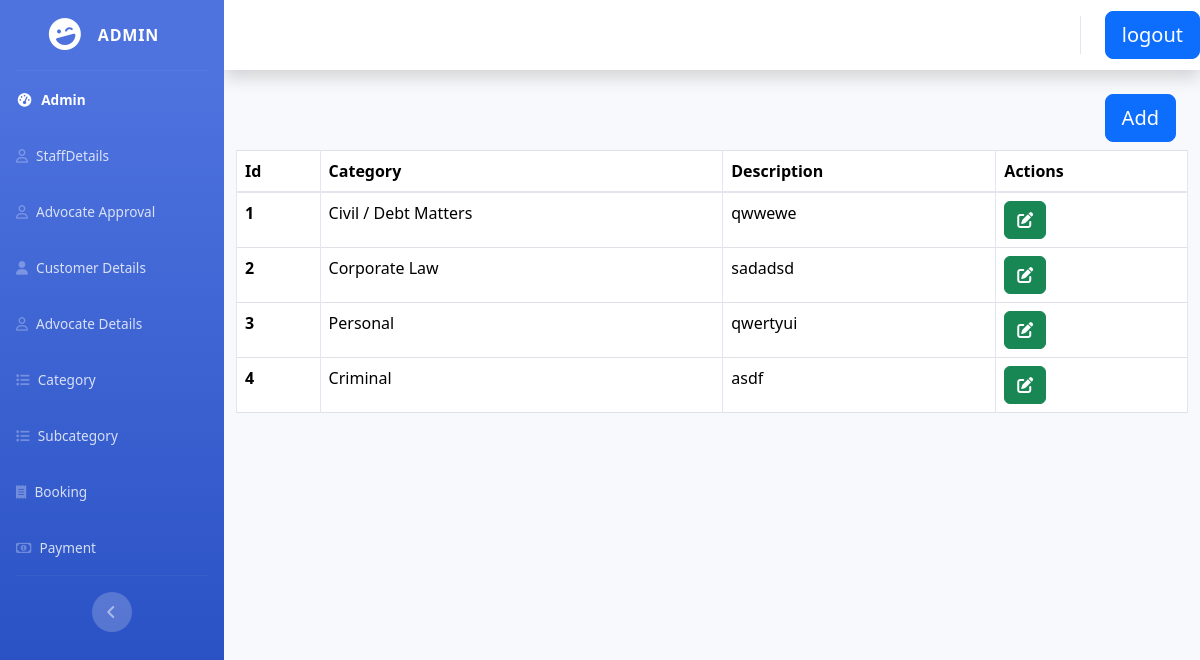
Page /dash/catetbl/ (signed in) on the committed database.
### customer/models.py (models this page shows)
class DemoUser(AbstractUser):
    is_advocate = models.BooleanField(default=False)

### ad_detil/models.py (models this page shows, shortened)
class Tbl_cat(models.Model):
    Cat_name = models.CharField(max_length=20)
    Cat_desc = models.CharField(max_length=100)

### ad_detil/views.py (the view)
# urls.py: path('catetbl/', views.catetbl,name='catetbl'),
@login_required(login_url='login')
def catetbl(requset):
    cat = Tbl_cat.objects.all()
    return render(requset, 'dash/catetbl.html',{'category':cat})

### templates/dash/catetbl.html (shortened to what this page needs)
{% extends 'dash/base.html' %}
{% block content %}
<link href="https://cdn.jsdelivr.net/npm/bootstrap@5.3.2/dist/css/bootstrap.min.css" rel="stylesheet">
<div class="me-4">
<a href="{% url 'category' %}"><button type="button" class="btn btn-primary btn-lg float-right  ">Add</button></a>
</div><br>
<div class="container">
  <div class="row">
    <div class="col-12">
      <table class="table table-bordered">
        <thead>
          <tr>
            <th scope="col">Id</th>
            <th scope="col">Category</th>
            <th scope="col">Description</th>
            <th scope="col">Actions</th>
          </tr>
        </thead>
        <tbody>
          {% for i in category %}
          <tr>
            <th scope="row">{{forloop.counter}}</th>
            <td>{{i.Cat_name}}</td>
            <td>{{i.Cat_desc}}</td>
            <td>
              <a href="{% url 'update' i.id %}"><button type="button" class="btn btn-success"><i class="fas fa-edit"></i></button></a>
            </td>
          </tr>
 {% endfor %}
        </tbody>
      </table>
    </div>
  </div>
</div>
{% endblock %}

### templates/dash/base.html (shortened to what this page needs)
{% load static %}
<!DOCTYPE html>
<html lang="en">
<head>
        <link href="{% static 'vendor/fontawesome-free/css/all.min.css'%}" rel="stylesheet" type="text/css">
    <link href="{% static 'css/sb-admin-2.min.css'%}" rel="stylesheet">
</head>
<body>
    <div id="wrapper">
        <ul class="navbar-nav bg-gradient-primary sidebar sidebar-dark accordion" id="accordionSidebar">
            <a class="sidebar-brand d-flex align-items-center justify-content-center" href="{% url 'dash' %}">
                <div class="sidebar-brand-icon rotate-n-15">
                    <i class="fas fa-laugh-wink"></i>
                </div>
                {% if request.user.is_superuser %}
                <div class="sidebar-brand-text mx-3">Admin</div>
                {% elif request.user.is_staff %}
                <div class="sidebar-brand-text mx-3">Staff</div>
                {% elif request.user.is_advocate %}
                <div class="sidebar-brand-text mx-3">Advocate</div>
                {% endif %}
            </a>
            <hr class="sidebar-divider my-0">
            <li class="nav-item active">
                <a class="nav-link" href="#">
                    <i class="fas fa-fw fa-tachometer-alt"></i>
                    <span>{{ user.first_name }}</span></a>
            </li>
        {% if request.user.is_authenticated %}
            {% if request.user.is_superuser %}
            <li class="nav-item">
                <a class="nav-link collapsed" href="{% url 'stafftbl' %}"  data-target="#collapseTwo"
                    aria-expanded="true" aria-controls="collapseTwo">
                      <i class="fa-regular fa-user"></i>
                    <span>StaffDetails</span>
                </a>
            </li>
            <li class="nav-item">
                <a class="nav-link collapsed" href="{% url 'adview' %}"  data-target="#collapseTwo"
                    aria-expanded="true" aria-controls="collapseTwo">
                      <i class="fa-regular fa-user"></i>
                    <span>Advocate Approval</span>
                </a>
            </li>
              <li class="nav-item">
                <a class="nav-link collapsed" href="{% url 'custtbl' %}"  data-target="#collapseTwo"
                    aria-expanded="true" aria-controls="collapseTwo">
                    <i class="fa-solid fa-user"></i>
                    <span>Customer Details</span>
                </a>
            </li>
                <li class="nav-item">
                <a class="nav-link collapsed" href="{% url 'advtbl' %}"  data-target="#collapseTwo"
                    aria-expanded="true" aria-controls="collapseTwo">
                   <i class="fa-regular fa-user"></i>
                    <span>Advocate Details</span>
                </a>
            </li>
            <li class="nav-item">
                <a class="nav-link collapsed" href="{% url 'catetbl' %}"  data-target="#collapseTwo"
                    aria-expanded="true" aria-controls="collapseTwo">
                    <i class="fa-solid fa-list"></i>
                    <span>Category</span>
                </a>
            </li>
             <li class="nav-item">
                <a class="nav-link collapsed" href="{% url 'subtbl' %}"  data-target="#collapseTwo"
                    aria-expanded="true" aria-controls="collapseTwo">
                        <i class="fa-solid fa-list"></i>
                    <span>Subcategory</span>
                </a>
            </li>
              <li class="nav-item">
                <a class="nav-link collapsed" href="{% url 'adb' %}"  data-target="#collapseTwo"
                    aria-expanded="true" aria-controls="collapseTwo">
                    <i class="fa-solid fa-receipt"></i>
                    <span>Booking</span>
                </a>
            </li>
              <li class="nav-item">
                <a class="nav-link collapsed" href="{% url 'adp' %}"  data-target="#collapseTwo"
                    aria-expanded="true" aria-controls="collapseTwo">
                    <i class="fa-regular fa-money-bill-1"></i>
                    <span>Payment</span>
                </a>
            </li>
            {% endif %}
             {% endif %}
            <hr class="sidebar-divider d-none d-md-block">
            <div class="text-center d-none d-md-inline">
                <button class="rounded-circle border-0" id="sidebarToggle"></button>
            </div>
        </ul>
        <div id="content-wrapper" class="d-flex flex-column">
            <div id="content">
                <nav class="navbar navbar-expand navbar-light bg-white topbar mb-4 static-top shadow">
                    <ul class="navbar-nav ml-auto">
                        <li class="nav-item dropdown no-arrow">
                            <a href="{% url 'logout' %}"class="btn btn-primary btn-lg float-right ms-2 ">logout</></a>
                        </li>
                    </ul>
                </nav>
                {% block content %}
                {% endblock %}
</body>
</html>

### templates/dash/catetbl.html (style rules this page uses)
.container { padding: 2rem 0rem; }

### rows in the picture
DemoUser: first_name "Admin"
Tbl_cat: Cat_name "Civil / Debt Matters", Cat_desc "qwwewe"
Tbl_cat: Cat_name "Corporate Law", Cat_desc "sadadsd"
Tbl_cat: Cat_name "Personal", Cat_desc "qwertyui"
Tbl_cat: Cat_name "Criminal", Cat_desc "asdf"
